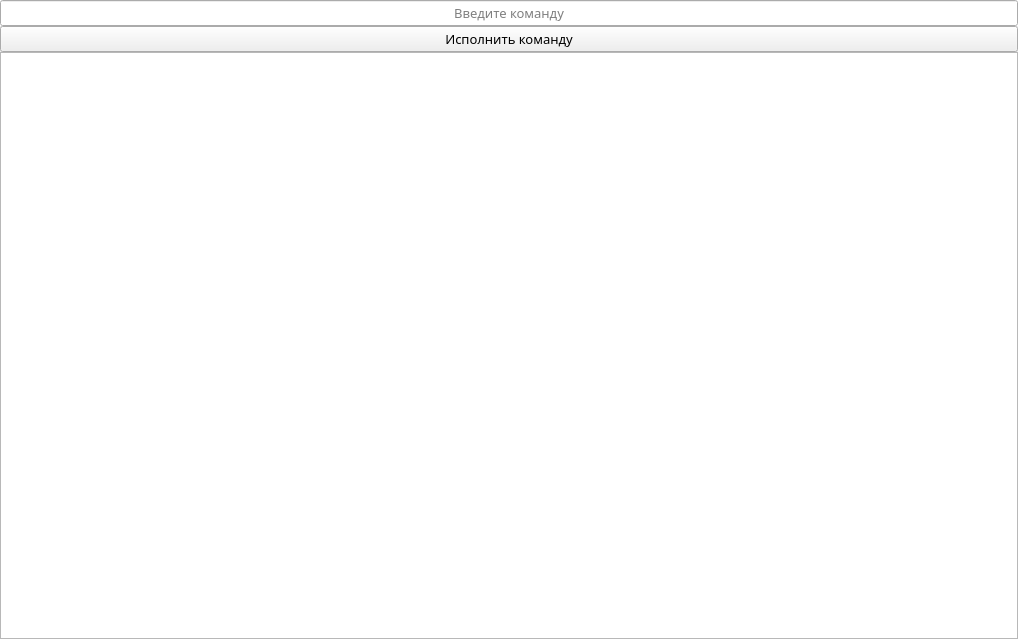
<?xml version="1.0" encoding="UTF-8"?>
<ui version="4.0">
 <class>MainWindow</class>
 <widget class="QMainWindow" name="MainWindow">
  <property name="geometry">
   <rect>
    <x>0</x>
    <y>0</y>
    <width>1018</width>
    <height>639</height>
   </rect>
  </property>
  <property name="font">
   <font>
    <family>Trebuchet MS</family>
    <pointsize>10</pointsize>
   </font>
  </property>
  <property name="windowTitle">
   <string>Text Game</string>
  </property>
  <property name="windowIcon">
   <iconset>
    <normaloff>../../../images/icon.png</normaloff>../../../images/icon.png</iconset>
  </property>
  <property name="windowOpacity">
   <double>1.000000000000000</double>
  </property>
  <widget class="QWidget" name="centralwidget">
   <layout class="QVBoxLayout" name="verticalLayout_2">
    <property name="spacing">
     <number>0</number>
    </property>
    <property name="leftMargin">
     <number>0</number>
    </property>
    <property name="topMargin">
     <number>0</number>
    </property>
    <property name="rightMargin">
     <number>0</number>
    </property>
    <property name="bottomMargin">
     <number>0</number>
    </property>
    <item>
     <layout class="QVBoxLayout" name="verticalLayout">
      <item>
       <widget class="QLineEdit" name="inputField">
        <property name="font">
         <font>
          <weight>50</weight>
          <bold>false</bold>
         </font>
        </property>
        <property name="layoutDirection">
         <enum>Qt::LeftToRight</enum>
        </property>
        <property name="autoFillBackground">
         <bool>true</bool>
        </property>
        <property name="inputMethodHints">
         <set>Qt::ImhNone</set>
        </property>
        <property name="inputMask">
         <string/>
        </property>
        <property name="text">
         <string/>
        </property>
        <property name="maxLength">
         <number>32767</number>
        </property>
        <property name="alignment">
         <set>Qt::AlignCenter</set>
        </property>
        <property name="dragEnabled">
         <bool>false</bool>
        </property>
        <property name="placeholderText">
         <string>Введите команду</string>
        </property>
        <property name="cursorMoveStyle">
         <enum>Qt::LogicalMoveStyle</enum>
        </property>
        <property name="clearButtonEnabled">
         <bool>false</bool>
        </property>
       </widget>
      </item>
      <item>
       <widget class="QPushButton" name="executeButton">
        <property name="text">
         <string>Исполнить команду</string>
        </property>
        <property name="checkable">
         <bool>false</bool>
        </property>
        <property name="checked">
         <bool>false</bool>
        </property>
       </widget>
      </item>
      <item>
       <widget class="QTextBrowser" name="outputField">
        <property name="html">
         <string>&lt;!DOCTYPE HTML PUBLIC &quot;-//W3C//DTD HTML 4.0//EN&quot; &quot;http://www.w3.org/TR/REC-html40/strict.dtd&quot;&gt;
&lt;html&gt;&lt;head&gt;&lt;meta name=&quot;qrichtext&quot; content=&quot;1&quot; /&gt;&lt;style type=&quot;text/css&quot;&gt;
p, li { white-space: pre-wrap; }
&lt;/style&gt;&lt;/head&gt;&lt;body style=&quot; font-family:'Trebuchet MS'; font-size:10pt; font-weight:400; font-style:normal;&quot;&gt;
&lt;p style=&quot;-qt-paragraph-type:empty; margin-top:0px; margin-bottom:0px; margin-left:0px; margin-right:0px; -qt-block-indent:0; text-indent:0px; font-family:'MS Shell Dlg 2'; font-size:8.25pt;&quot;&gt;&lt;br /&gt;&lt;/p&gt;&lt;/body&gt;&lt;/html&gt;</string>
        </property>
       </widget>
      </item>
     </layout>
    </item>
   </layout>
  </widget>
 </widget>
 <resources/>
 <connections/>
</ui>
